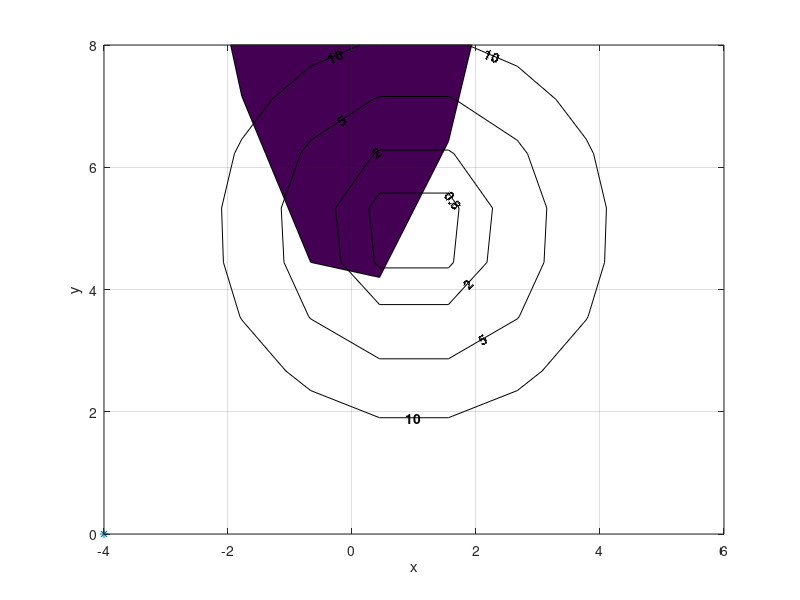

Recreate this plot in MATLAB. (Note: this script raises an error after producing the figure.)
%% Problem 2
% By Rebecca Garcia 10/5/2020
% Based off of Dr. Manav Bhatia's code 'newton_ineq_min_2d.m'
%% Problem Statement
% Minimizing the function f(x,y) = (x-1)^2 + (y-5)^2
% S.T.  -x^2 + y - 4 <= 0       (g1)
%       -(x-2)^2 + y -3 <= 0    (g2)
% Where x = x1 and y = x2
% --------------------------------------------
% Adding Slack & Lagrange Multipliers
% f(x,y,l1,s1,l2,s2) = (x-1)^2 + (y-5)^2 + l1*(-x^2+y-4+s1^2) + l2*(-(x-2)^2+y-3+s2^2)
% S.T.  -x^2 + y - 4 + s1^2 == 0        (g1)
%       -(x-2)^2 + y -3 + s2^2 == 0     (g2)
% ------------------------------------------
% x1, x2 are the original variables
% x3 is the Lagrange multiplier for g1
% x4 is the slack variable for g1
% x5 is the Lagrange multiplier for g2
% x6 is the slack variable for g2
clc, clear all, format shortg
%% Initializing Variables
xvals = linspace(-4,6,10); % domain
yvals = linspace(0,8,10);  % domain
[X,Y] = meshgrid(xvals,yvals);
Z     = zeros(size(X));
g1    = zeros(size(X));
g2    = zeros(size(X));
m     = size(Z,1);
n     = size(Z,2);

%% Contour of Original Functions 
for i=1:m
    for j=1:n
        Z(i,j)  = (X(i,j) - 1)^2 + (Y(i,j) - 5)^2;
        g1(i,j) = -(X(i,j))^2 + Y(i,j) - 4;
        g2(i,j) = -(X(i,j) - 3)^2 + Y(i,j) - 3;
    end
end
contourf(X,Y,g1,[0, 20])
grid on
hold on
[C,h] = contour(X, Y, Z,  [.1, .8, 2, 5, 10],'k');
clabel(C,h,'LabelSpacing',250,'Color','k','FontWeight','bold')
xlabel('x')
ylabel('y')

%% Newton's Method
tol      = 1.e-6;
max_iter = 10;
% Selecting Start Variables
x1 = [-4; 0; 1; 1; 1; 1 ];
% x1, x2 are the original variables
% x3 is the Lagrange multiplier for g1
% x4 is the slack variable for g1
% x5 is the Lagrange multiplier for g2
% x6 is the slack variable for g2

if_continue = 1;
counter     = 0;
plot(x1(1), x1(2),'*');

while if_continue==1
   
    fprintf("x = (%f,%f), L1=%f, s1=%f, L2=%f, s2=%f\n", x1(1), x1(2), x1(3), x1(4), x1(5), x1(6));
    f  = fgrad(x1);
    df = fhess(x1);
    dx = - df\f;
    x1 = x1 + dx;
    counter = counter + 1;
    
    f  = fgrad(x1);

    plot(x1(1), x1(2),'*');
    hold on
    
    if sqrt(dx'*dx) <= tol
        fprintf("|| dx || <= tol\n")
        if_continue = 0;
    end
    
    if sqrt(f'*f) <= tol
        fprintf("|| f || <= tol\n")
        if_continue = 0;
    end
    
    if counter > max_iter 
        fprintf("max iters reached. Quitting.\n")
        if_continue = 0;
    end
end
fprintf("x = (%f,%f), L1=%f, s1=%f, L2=%f, s2=%f\n", x1(1), x1(2), x1(3), x1(4), x1(5), x1(6));
fprintf("f=%f\n", fval(x1));
e = eig(fhess(x1));
fprintf("Eigenvalues of Hess at x: ( %f, %f, %f, %f, %f, %f)\n", e(1), e(2), e(3), e(4), e(5), e(6)) ;

hold off


function g = g1val(x)
% Inequality g1
%g1(x) = -x^2 + y - 4 + s1^2 == 0 
    g = -x(1)^2 + x(2) - 4 + x(4)^2;
end
function g = g2val(x)
% Inequality g2
%g2(x) =  -(x-2)^2 + y -3 + s2^2 == 0
    g = -(x(1)-2)^2 + x(2) -3 + x(6)^2;
end
function f = fval(x)
% Objective Function
    f = (x(1) - 1)^2 + (x(2) - 5)^2 + x(3) * g1val(x) + x(5) * g2val(x);
end
function grad = fgrad(x)
% Jacobian Function
    grad = [2*(x(1)-1)-2*x(3)*x(1)-2*x(5)*x(1)+4*x(5);  ...
            2*(x(2)-5)+x(3)+x(5);  ...
            -x(1)^2+x(2)-4+x(4)^2; ...
            -(x(1)-2)^2+x(2)-3+x(6)^2;...
            2*x(3)*x(4);...
            2*x(5)*x(6)];
end
function hess = fhess(X)
% Hessian Function
x=X(1); 
y=X(2); 
L1=X(3); 
s1=X(4); 
L2=X(5); 
s2=X(6);
% Diagonals
xx = 2*x-2*L1-2*s1;
yy =2*y+L1;
L1L1 = 0;
L2L2 = 0;
s1s1 = 2*L1;
s2s2 =2*L2;
% Rest of Hessian Matrix
xy = 0;         yx = xy;
xL1 =-2*x;      L1x = xL1;
xL2 =-2*x+4;    L2x = xL2;
xs1 = 0;        s1x = xs1;
xs2 = 0;        s2x = xs1;

yL1 = 1;        L1y = yL1;
ys1 = 0;        s1y = ys1;
yL2 = 1;        L2y = yL2;
ys2 = 0;        s2y = ys2;

L1s1 = 2*s1;    s1L1 = L1s1;
L1L2 = 0;       L2L1 = L1L2;
L1s2 = 0;       s2L1 = L1s2;

s1L2 = 0;       L2s1 = s1L2;
s1s2 = 0;       s2s1 = s1s2;

L2s2 = 2*s2;    s2L2 = L2s2;


    hess = [xx, xy, xL1, xs1, xL2, xs2; ...
            yx, yy, yL1, ys1, yL2, ys2; ...
            L1x, L1y, L1L1, L1s1, L1L2, L1s2; ...
            s1x, s1y, s1L1, s1s1, s1L2, s1s2; ...
            L2x, L2y, L2L1, L2s1, L2L2, L2s2; ...
            s2x, s2y, s2L1, s2s1, s2L2, s2s2];
end
